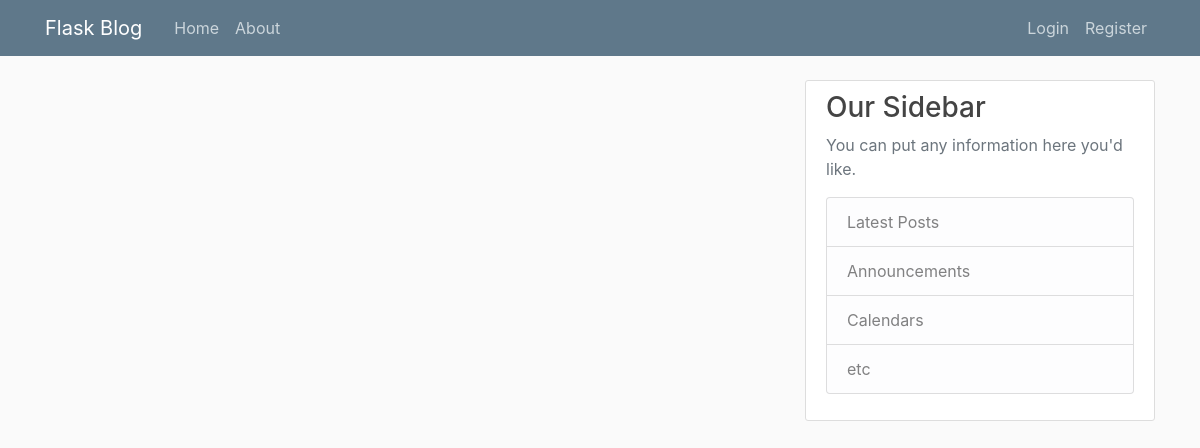
Before: / with the older database file.
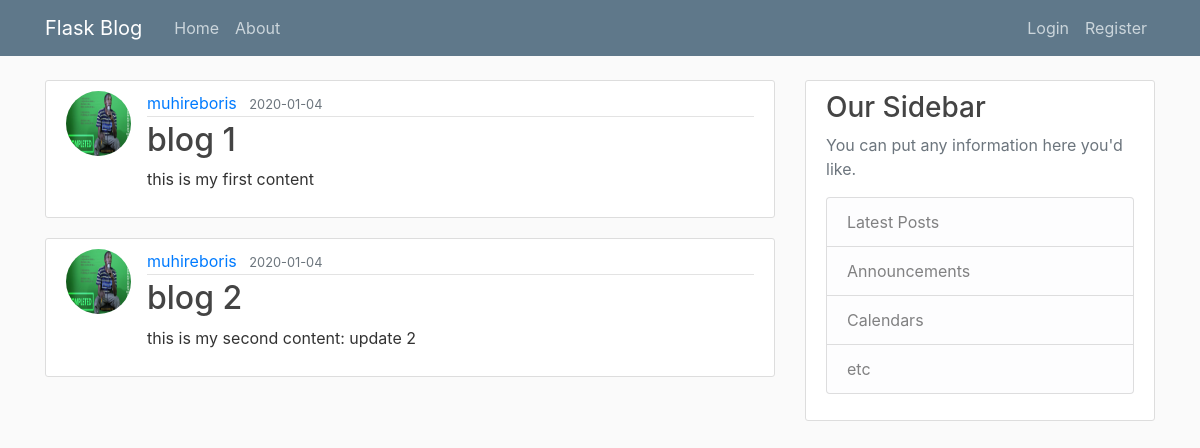
After: the same page with the newer database file.
### flask_blog/models.py (models this page shows, shortened)
class Post(db.Model):
    id = db.Column(db.Integer, primary_key=True)
    title = db.Column(db.String(120), nullable=False)
    created_on = db.Column(db.DateTime, nullable=False, default=datetime.utcnow)
    content = db.Column(db.Text, nullable=False)
    user_id= db.Column(db.Integer,  db.ForeignKey('user.id'), nullable=False)

class User(db.Model, UserMixin):
    id = db.Column(db.Integer, primary_key=True)
    username = db.Column(db.String(20), nullable= False)
    email = db.Column(db.String(120), unique=True, nullable= False)
    password = db.Column(db.String(32), nullable= False)
    image_file = db.Column(db.String(120), default='default.jpg', nullable=False)
    posts = db.relationship('Post', backref='author', lazy=True)

### flask_blog/routes.py (the view)
@app.route("/")
def home():
    posts = Post.query.all()
    return render_template('home.html', posts=posts)

### flask_blog/templates/home.html
    {% extends "layout.html"%}
    {% block content %}
        {% for post in posts%}
        <article class="media content-section">
            <img src="{{ url_for('static', filename='images/' + post.author.image_file) }}" alt="" class="rounded-circle article-img">
            <div class="media-body">
                <div class="article-metadata">
                    <a class="mr-2" href="#">{{ post.author.username }}</a>
                    <small class="text-muted">{{ post.created_on.strftime('%Y-%m-%d') }}</small>
                </div>
                <h2><a class="article-title" href="{{ url_for('view_post', post_id=post.id )}}">{{ post.title }}</a></h2>
                <p class="article-content">{{ post.content }}</p>
            </div>
        </article>
        {% endfor %}
    {% endblock content%}

### flask_blog/templates/layout.html (shortened to what this page needs)
<!DOCTYPE html>
<html lang="en">
<head>
    <link rel="stylesheet" href="https://maxcdn.bootstrapcdn.com/bootstrap/4.0.0/css/bootstrap.min.css"
>
    <link rel="stylesheet" href="{{ url_for('static', filename='main.css')}}">
</head>
<body>
    <header class="site-header">
        <nav class="navbar navbar-expand-md navbar-dark bg-steel fixed-top">
            <div class="container">
                <a class="navbar-brand mr-4" href="/">Flask Blog</a>
                <div class="collapse navbar-collapse" id="navbarToggle">
                    <div class="navbar-nav mr-auto">
                        <a class="nav-item nav-link" href="/">Home</a>
                        <a class="nav-item nav-link" href="/about">About</a>
                    </div>
                    <div class="navbar-nav">
                        {% if current_user.is_authenticated %}
                            <a class="nav-item nav-link" href="/post/new">New Post</a>
                            <a class="nav-item nav-link" href="/account">Account</a>
                            <a class="nav-item nav-link" href="/logout">Logout</a>
                        {% else %}
                            <a class="nav-item nav-link" href="/login">Login</a>
                            <a class="nav-item nav-link" href="/register">Register</a>
                        {% endif %}
                    </div>
                </div>
            </div>
        </nav>
    </header>
    <main role="main" class="container">
        <div class="row">
            <div class="col-md-8">
                {% block content %}{% endblock %}
            </div>
            <div class="col-md-4">
                <div class="content-section">
                    <h3>Our Sidebar</h3>
                    <p class='text-muted'>You can put any information here you'd like.
                        <ul class="list-group">
                            <li class="list-group-item list-group-item-light">Latest Posts</li>
                            <li class="list-group-item list-group-item-light">Announcements</li>
                            <li class="list-group-item list-group-item-light">Calendars</li>
                            <li class="list-group-item list-group-item-light">etc</li>
                        </ul>
                    </p>
                </div>
            </div>
        </div>
    </main>
</body>
</html>

### flask_blog/static/main.css (style rules this page uses)
body { background: #fafafa; color: #333333; margin-top: 5rem; }
h1, h2, h3, h4, h5, h6 { color: #444444; }
.bg-steel { background-color: #5f788a; }
.site-header .navbar-nav .nav-link { color: #cbd5db; }
.content-section { background: #ffffff; padding: 10px 20px; border: 1px solid #dddddd; border-radius: 3px; margin-bottom: 20px; }
.article-title { color: #444444; }
.article-content { white-space: pre-line; }
.article-img { height: 65px; width: 65px; margin-right: 16px; }
.article-metadata { padding-bottom: 1px; margin-bottom: 4px; border-bottom: 1px solid #e3e3e3 }

Changed rows visible on the page:
added Post: image_file (picture), author.username "muhireboris", created_on "2020-01-04", title "blog 1", content "this is my first content"
added Post: image_file (picture), author.username "muhireboris", created_on "2020-01-04", title "blog 2", content "this is my second content: update 2"
